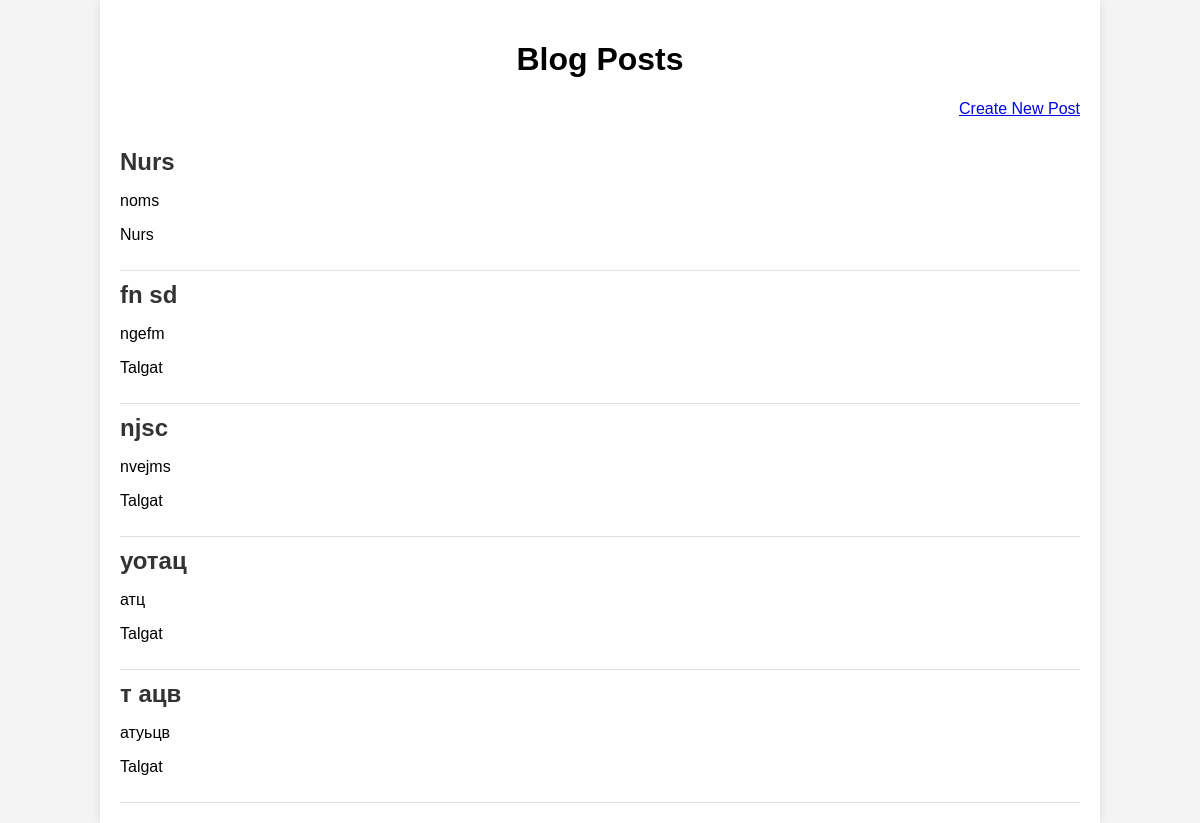
Screenshot of /blog/ with the database file from the repository.
### blog/models.py (models this page shows, shortened)
class Post(models.Model):
    title = models.CharField(max_length=100)
    content = models.TextField()
    created_at = models.DateTimeField(auto_now_add=True)
    author = models.ForeignKey(User, on_delete=models.CASCADE)

### blog/views.py (the view)
# urls.py: path('', views.PostList.as_view(), name='post_list'),
class PostList(View):
    def get(self, request):
        posts = Post.objects.all()
        return render(request, 'blog/post_list.html', {'posts': posts})

### blog/templates/blog/post_list.html (shortened to what this page needs)
<!DOCTYPE html>
<html lang="en">
<head>
</head>
<body>
    <div class="container">
        <h1>Blog Posts</h1>
        <div class="create-post">
            <a href="{% url 'post_create' %}">Create New Post</a>
        </div>
        {% for post in posts %}
            <div class="post">
                <h2><a href="{% url 'post_detail' post.id %}">{{ post.title }}</a></h2>
                <p>{{ post.content|truncatewords:30 }}</p>
                <p>{{ post.author }}</p>
            </div>
        {% empty %}
            <p>No posts available.</p>
        {% endfor %}
    </div>
</body>
</html>

### blog/templates/blog/post_list.html (style rules this page uses)
body { font-family: Arial, sans-serif; margin: 0; padding: 0; background-color: #f4f4f4; }
.container { width: 80%; margin: auto; overflow: hidden; padding: 20px; background: white; box-shadow: 0 0 10px rgba(0, 0, 0, 0.1); }
h1 { text-align: center; }
.post { border-bottom: 1px solid #ddd; padding: 10px 0; }
.post h2 { margin: 0; }
.post a { text-decoration: none; color: #333; }
.create-post { text-align: right; margin: 20px 0; }

### rows the page displays
Post: title "Nurs", content "noms", author "Nurs"
Post: title "fn sd", content "ngefm", author "Talgat"
Post: title "njsc", content "nvejms", author "Talgat"
Post: title "уотац", content "атц", author "Talgat"
Post: title "т ацв", content "атуьцв", author "Talgat"
